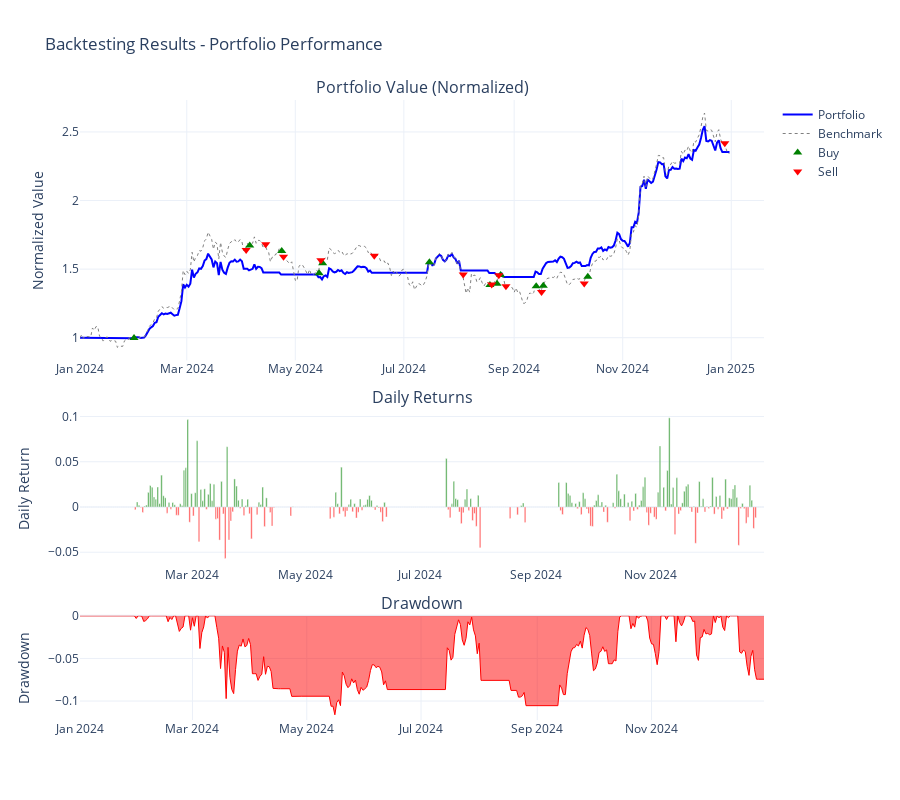
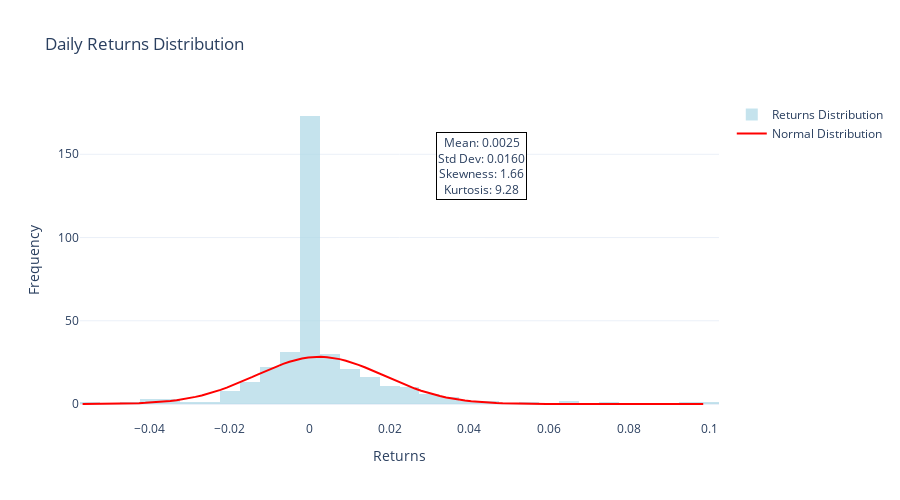
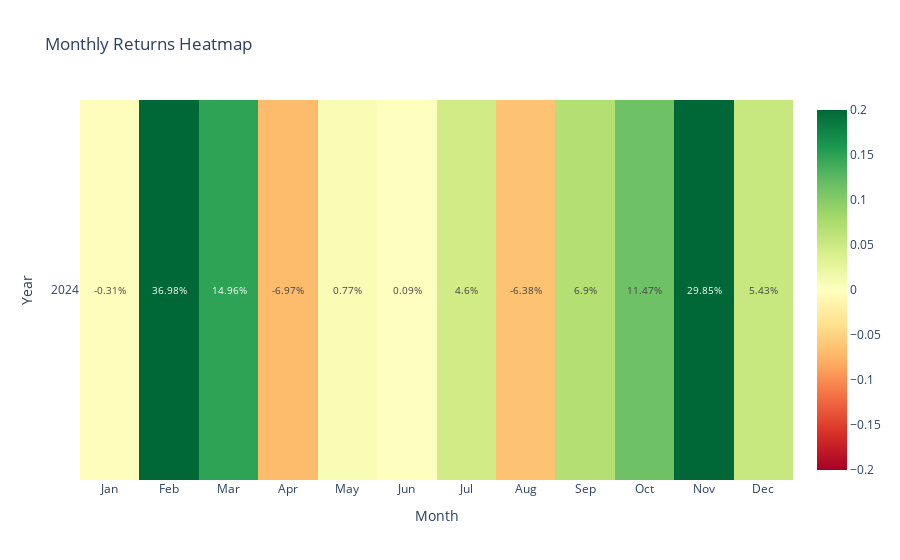

The notebook cell saved with these charts, in order:
### Code cell
# 시각화 데이터 확인
print("\n주피터 노트북에서 사용 가능한 시각화 메서드:")
print("1. result.plot_portfolio_performance() - 포트폴리오 성과 차트")
print("2. result.plot_returns_distribution() - 수익률 분포 히스토그램")
print("3. result.plot_monthly_returns_heatmap() - 월별 수익률 히트맵")
print("4. result.show_performance_comparison() - 벤치마크 비교 표")

# 샘플 호출 (주피터 노트북 환경이 아니므로 실제 차트는 생성되지 않음)
try:
    print("\n시각화 메서드 호출 테스트...")
    result.plot_portfolio_performance()
    result.plot_returns_distribution(period="daily")
    result.plot_monthly_returns_heatmap()
    result.show_performance_comparison()
except Exception as e:
    print(f"시각화 테스트 중 예상된 오류 (plotly 없음): {e}")

### Figure 1 — Plotly figure (JSON) as saved in the notebook; plotly's stock layout.template omitted (floating-point values rounded to 4 significant figures; data arrays with more than 128 entries replaced by an {"elided": "..."} marker saying what was removed)
{"data": [{"line": {"color": "blue", "width": 2}, "name": "Portfolio", "type": "scatter", "x": {"elided": "366 str values"}, "xaxis": "x", "y": {"elided": "366 float values"}, "yaxis": "y"}, {"line": {"color": "gray", "dash": "dot", "width": 1}, "name": "Benchmark", "type": "scatter", "x": {"elided": "366 str values"}, "xaxis": "x", "y": {"elided": "366 float values"}, "yaxis": "y"}, {"marker": {"color": "green", "size": 8, "symbol": "triangle-up"}, "mode": "markers", "name": "Buy", "type": "scatter", "x": ["2024-01-31T09:00:00", "2024-04-05T09:00:00", "2024-04-23T09:00:00", "2024-05-14T09:00:00", "2024-05-16T09:00:00", "2024-07-15T09:00:00", "2024-08-18T09:00:00", "2024-08-22T09:00:00", "2024-08-24T09:00:00", "2024-09-13T09:00:00", "2024-09-17T09:00:00", "2024-10-12T09:00:00"], "xaxis": "x", "y": [0.9983, 1.672, 1.632, 1.47, 1.543, 1.549, 1.385, 1.394, 1.458, 1.375, 1.379, 1.444], "yaxis": "y"}, {"marker": {"color": "red", "size": 8, "symbol": "triangle-down"}, "mode": "markers", "name": "Sell", "type": "scatter", "x": ["2024-04-03T09:00:00", "2024-04-14T09:00:00", "2024-04-24T09:00:00", "2024-05-15T09:00:00", "2024-06-14T09:00:00", "2024-08-03T09:00:00", "2024-08-19T09:00:00", "2024-08-23T09:00:00", "2024-08-27T09:00:00", "2024-09-16T09:00:00", "2024-10-10T09:00:00", "2024-12-28T09:00:00"], "xaxis": "x", "y": [1.64, 1.681, 1.59, 1.565, 1.597, 1.461, 1.388, 1.455, 1.376, 1.334, 1.396, 2.418], "yaxis": "y"}, {"marker": {"color": {"elided": "365 str values"}}, "name": "Daily Returns", "opacity": 0.7, "showlegend": false, "type": "bar", "x": {"elided": "365 str values"}, "xaxis": "x2", "y": {"elided": "365 float values"}, "yaxis": "y2"}, {"fill": "tozeroy", "line": {"color": "red", "width": 1}, "name": "Drawdown", "showlegend": false, "type": "scatter", "x": {"elided": "366 str values"}, "xaxis": "x3", "y": {"elided": "366 float values"}, "yaxis": "y3"}], "layout": {"annotations": [{"font": {"size": 16}, "showarrow": false, "text": "Portfolio Value (Normalized)", "x": 0.5, "xanchor": "center", "xref": "paper", "y": 1, "yanchor": "bottom", "yref": "paper"}, {"font": {"size": 16}, "showarrow": false, "text": "Daily Returns", "x": 0.5, "xanchor": "center", "xref": "paper", "y": 0.5, "yanchor": "bottom", "yref": "paper"}, {"font": {"size": 16}, "showarrow": false, "text": "Drawdown", "x": 0.5, "xanchor": "center", "xref": "paper", "y": 0.168, "yanchor": "bottom", "yref": "paper"}], "height": 800, "showlegend": true, "title": {"text": "Backtesting Results - Portfolio Performance"}, "xaxis": {"anchor": "y", "domain": [0, 1]}, "xaxis2": {"anchor": "y2", "domain": [0, 1]}, "xaxis3": {"anchor": "y3", "domain": [0, 1]}, "yaxis": {"anchor": "x", "domain": [0.58, 1], "title": {"text": "Normalized Value"}}, "yaxis2": {"anchor": "x2", "domain": [0.248, 0.5], "title": {"text": "Daily Return"}}, "yaxis3": {"anchor": "x3", "domain": [0, 0.168], "title": {"text": "Drawdown"}}}}

### Figure 2 — Plotly figure (JSON) as saved in the notebook; plotly's stock layout.template omitted (floating-point values rounded to 4 significant figures; data arrays with more than 128 entries replaced by an {"elided": "..."} marker saying what was removed)
{"data": [{"marker": {"color": "lightblue"}, "name": "Returns Distribution", "nbinsx": 50, "opacity": 0.7, "type": "histogram", "x": {"elided": "365 float values"}}, {"line": {"color": "red", "width": 2}, "mode": "lines", "name": "Normal Distribution", "type": "scatter", "x": [-0.05685, -0.05528, -0.05371, -0.05214, -0.05057, -0.049, -0.04743, -0.04586, -0.04429, -0.04272, -0.04115, -0.03958, -0.03801, -0.03644, -0.03487, -0.0333, -0.03173, -0.03016, -0.02859, -0.02702, -0.02545, -0.02388, -0.02231, -0.02074, -0.01917, -0.01761, -0.01604, -0.01447, -0.0129, -0.01133, -0.009757, -0.008187, -0.006618, -0.005048, -0.003478, -0.001909, -0.0003391, 0.001231, 0.0028, 0.00437, 0.005939, 0.007509, 0.009079, 0.01065, 0.01222, 0.01379, 0.01536, 0.01693, 0.0185, 0.02007, 0.02164, 0.02321, 0.02478, 0.02634, 0.02791, 0.02948, 0.03105, 0.03262, 0.03419, 0.03576, 0.03733, 0.0389, 0.04047, 0.04204, 0.04361, 0.04518, 0.04675, 0.04832, 0.04989, 0.05146, 0.05303, 0.0546, 0.05617, 0.05774, 0.05931, 0.06088, 0.06245, 0.06402, 0.06559, 0.06716, 0.06873, 0.0703, 0.07186, 0.07343, 0.075, 0.07657, 0.07814, 0.07971, 0.08128, 0.08285, 0.08442, 0.08599, 0.08756, 0.08913, 0.0907, 0.09227, 0.09384, 0.09541, 0.09698, 0.09855], "y": [0.02873, 0.04117, 0.05845, 0.08217, 0.1144, 0.1578, 0.2155, 0.2915, 0.3905, 0.5182, 0.6809, 0.8862, 1.142, 1.458, 1.843, 2.308, 2.863, 3.516, 4.277, 5.152, 6.147, 7.264, 8.501, 9.853, 11.31, 12.86, 14.48, 16.15, 17.83, 19.51, 21.13, 22.67, 24.09, 25.36, 26.43, 27.28, 27.89, 28.24, 28.32, 28.13, 27.67, 26.95, 26.01, 24.85, 23.52, 22.04, 20.46, 18.81, 17.13, 15.45, 13.8, 12.2, 10.69, 9.275, 7.97, 6.783, 5.717, 4.772, 3.946, 3.231, 2.62, 2.104, 1.674, 1.318, 1.029, 0.7949, 0.6083, 0.4611, 0.3461, 0.2573, 0.1895, 0.1382, 0.09978, 0.07137, 0.05056, 0.03547, 0.02465, 0.01696, 0.01156, 0.007804, 0.005218, 0.003455, 0.002265, 0.001471, 0.0009464, 0.0006029, 0.0003804, 0.0002377, 0.0001471, 9.015e-05, 5.472e-05, 3.29e-05, 1.959e-05, 1.155e-05, 6.746e-06, 3.902e-06, 2.235e-06, 1.268e-06, 7.126e-07, 3.966e-07]}], "layout": {"annotations": [{"bgcolor": "white", "bordercolor": "black", "borderwidth": 1, "showarrow": false, "text": "Mean: 0.0025<br>Std Dev: 0.0160<br>Skewness: 1.66<br>Kurtosis: 9.28", "x": 0.7, "xref": "paper", "y": 0.9, "yref": "paper"}], "height": 500, "title": {"text": "Daily Returns Distribution"}, "xaxis": {"title": {"text": "Returns"}}, "yaxis": {"title": {"text": "Frequency"}}}}

### Figure 3 — Plotly figure (JSON) as saved in the notebook; plotly's stock layout.template omitted (floating-point values rounded to 4 significant figures)
{"data": [{"colorscale": [[0, "rgb(165,0,38)"], [0.1, "rgb(215,48,39)"], [0.2, "rgb(244,109,67)"], [0.3, "rgb(253,174,97)"], [0.4, "rgb(254,224,139)"], [0.5, "rgb(255,255,191)"], [0.6, "rgb(217,239,139)"], [0.7, "rgb(166,217,106)"], [0.8, "rgb(102,189,99)"], [0.9, "rgb(26,152,80)"], [1, "rgb(0,104,55)"]], "text": [[-0.31, 36.98, 14.96, -6.97, 0.77, 0.09, 4.6, -6.38, 6.9, 11.47, 29.85, 5.43]], "textfont": {"size": 10}, "texttemplate": "%{text}%", "type": "heatmap", "x": ["Jan", "Feb", "Mar", "Apr", "May", "Jun", "Jul", "Aug", "Sep", "Oct", "Nov", "Dec"], "y": ["2024"], "z": [[-0.003093, 0.3698, 0.1496, -0.06966, 0.007697, 0.0009274, 0.04603, -0.06378, 0.06896, 0.1147, 0.2985, 0.0543]], "zmax": 0.2, "zmin": -0.2}], "layout": {"title": {"text": "Monthly Returns Heatmap"}, "xaxis": {"tickmode": "array", "ticktext": ["Jan", "Feb", "Mar", "Apr", "May", "Jun", "Jul", "Aug", "Sep", "Oct", "Nov", "Dec"], "tickvals": [0, 1, 2, 3, 4, 5, 6, 7, 8, 9, 10, 11], "title": {"text": "Month"}}, "yaxis": {"tickmode": "array", "ticktext": ["2024"], "tickvals": [0], "title": {"text": "Year"}, "type": "category"}}}
